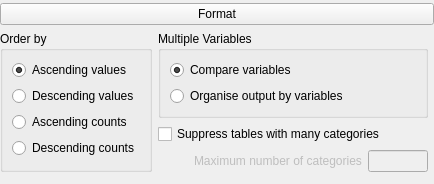
    <widget class="QWidget" name="widgetFormat" native="true">
     <property name="sizePolicy">
      <sizepolicy hsizetype="Expanding" vsizetype="Fixed">
       <horstretch>0</horstretch>
       <verstretch>0</verstretch>
      </sizepolicy>
     </property>
     <layout class="QVBoxLayout" name="verticalLayout">
      <property name="leftMargin">
       <number>0</number>
      </property>
      <property name="topMargin">
       <number>3</number>
      </property>
      <property name="rightMargin">
       <number>0</number>
      </property>
      <property name="bottomMargin">
       <number>3</number>
      </property>
      <item>
       <widget class="ExpanderButton" name="pushButton_5">
        <property name="sizePolicy">
         <sizepolicy hsizetype="Expanding" vsizetype="Fixed">
          <horstretch>0</horstretch>
          <verstretch>0</verstretch>
         </sizepolicy>
        </property>
        <property name="text">
         <string>Format</string>
        </property>
       </widget>
      </item>
      <item>
       <widget class="QWidget" name="pageFormat" native="true">
        <property name="sizePolicy">
         <sizepolicy hsizetype="Fixed" vsizetype="Fixed">
          <horstretch>0</horstretch>
          <verstretch>0</verstretch>
         </sizepolicy>
        </property>
        <layout class="QGridLayout" name="gridLayout_15">
         <property name="leftMargin">
          <number>0</number>
         </property>
         <property name="topMargin">
          <number>0</number>
         </property>
         <property name="rightMargin">
          <number>0</number>
         </property>
         <item row="2" column="2">
          <widget class="QLabel" name="label_2">
           <property name="enabled">
            <bool>false</bool>
           </property>
           <property name="sizePolicy">
            <sizepolicy hsizetype="Fixed" vsizetype="Fixed">
             <horstretch>0</horstretch>
             <verstretch>0</verstretch>
            </sizepolicy>
           </property>
           <property name="text">
            <string>Maximum number of categories</string>
           </property>
          </widget>
         </item>
         <item row="1" column="1" colspan="3">
          <widget class="QCheckBox" name="suppressTablesWithManyCategories">
           <property name="sizePolicy">
            <sizepolicy hsizetype="Fixed" vsizetype="Fixed">
             <horstretch>0</horstretch>
             <verstretch>0</verstretch>
            </sizepolicy>
           </property>
           <property name="text">
            <string>Suppress tables with many categories</string>
           </property>
          </widget>
         </item>
         <item row="2" column="1">
          <widget class="QWidget" name="widget_11" native="true">
           <property name="sizePolicy">
            <sizepolicy hsizetype="Fixed" vsizetype="Preferred">
             <horstretch>0</horstretch>
             <verstretch>0</verstretch>
            </sizepolicy>
           </property>
           <property name="minimumSize">
            <size>
             <width>30</width>
             <height>0</height>
            </size>
           </property>
           <property name="baseSize">
            <size>
             <width>0</width>
             <height>0</height>
            </size>
           </property>
          </widget>
         </item>
         <item row="0" column="0" rowspan="3">
          <widget class="QGroupBox" name="formatOrderBy">
           <property name="sizePolicy">
            <sizepolicy hsizetype="Preferred" vsizetype="Preferred">
             <horstretch>0</horstretch>
             <verstretch>0</verstretch>
            </sizepolicy>
           </property>
           <property name="title">
            <string>Order by</string>
           </property>
           <layout class="QGridLayout" name="gridLayout_14">
            <item row="0" column="0">
             <widget class="QRadioButton" name="_1ascendingValues">
              <property name="sizePolicy">
               <sizepolicy hsizetype="Fixed" vsizetype="Fixed">
                <horstretch>0</horstretch>
                <verstretch>0</verstretch>
               </sizepolicy>
              </property>
              <property name="text">
               <string>Ascending values</string>
              </property>
              <property name="checked">
               <bool>true</bool>
              </property>
             </widget>
            </item>
            <item row="1" column="0">
             <widget class="QRadioButton" name="_2descendingValues">
              <property name="sizePolicy">
               <sizepolicy hsizetype="Fixed" vsizetype="Fixed">
                <horstretch>0</horstretch>
                <verstretch>0</verstretch>
               </sizepolicy>
              </property>
              <property name="text">
               <string>Descending values</string>
              </property>
             </widget>
            </item>
            <item row="2" column="0">
             <widget class="QRadioButton" name="_3ascendingCounts">
              <property name="sizePolicy">
               <sizepolicy hsizetype="Fixed" vsizetype="Fixed">
                <horstretch>0</horstretch>
                <verstretch>0</verstretch>
               </sizepolicy>
              </property>
              <property name="text">
               <string>Ascending counts</string>
              </property>
             </widget>
            </item>
            <item row="3" column="0">
             <widget class="QRadioButton" name="_4descendingCounts">
              <property name="sizePolicy">
               <sizepolicy hsizetype="Fixed" vsizetype="Fixed">
                <horstretch>0</horstretch>
                <verstretch>0</verstretch>
               </sizepolicy>
              </property>
              <property name="text">
               <string>Descending counts</string>
              </property>
             </widget>
            </item>
           </layout>
          </widget>
         </item>
         <item row="2" column="3">
          <widget class="QLineEdit" name="lineEdit_3">
           <property name="enabled">
            <bool>false</bool>
           </property>
           <property name="sizePolicy">
            <sizepolicy hsizetype="Fixed" vsizetype="Fixed">
             <horstretch>0</horstretch>
             <verstretch>0</verstretch>
            </sizepolicy>
           </property>
           <property name="maximumSize">
            <size>
             <width>60</width>
             <height>16777215</height>
            </size>
           </property>
          </widget>
         </item>
         <item row="0" column="1" colspan="3">
          <widget class="QGroupBox" name="formatMultipleVariables">
           <property name="sizePolicy">
            <sizepolicy hsizetype="Preferred" vsizetype="Preferred">
             <horstretch>0</horstretch>
             <verstretch>0</verstretch>
            </sizepolicy>
           </property>
           <property name="title">
            <string>Multiple Variables</string>
           </property>
           <layout class="QGridLayout" name="gridLayout_12">
            <item row="1" column="0">
             <widget class="QRadioButton" name="_2organiseOutputByVariables">
              <property name="sizePolicy">
               <sizepolicy hsizetype="Fixed" vsizetype="Fixed">
                <horstretch>0</horstretch>
                <verstretch>0</verstretch>
               </sizepolicy>
              </property>
              <property name="text">
               <string>Organise output by variables</string>
              </property>
             </widget>
            </item>
            <item row="0" column="0">
             <widget class="QRadioButton" name="_1compareVariables">
              <property name="sizePolicy">
               <sizepolicy hsizetype="Fixed" vsizetype="Fixed">
                <horstretch>0</horstretch>
                <verstretch>0</verstretch>
               </sizepolicy>
              </property>
              <property name="text">
               <string>Compare variables</string>
              </property>
              <property name="checked">
               <bool>true</bool>
              </property>
             </widget>
            </item>
            <item row="0" column="1" rowspan="2">
             <spacer name="horizontalSpacer_4">
              <property name="orientation">
               <enum>Qt::Horizontal</enum>
              </property>
              <property name="sizeHint" stdset="0">
               <size>
                <width>40</width>
                <height>20</height>
               </size>
              </property>
             </spacer>
            </item>
           </layout>
          </widget>
         </item>
         <item row="2" column="4">
          <widget class="QWidget" name="widget_12" native="true"/>
         </item>
        </layout>
       </widget>
      </item>
     </layout>
    </widget>
